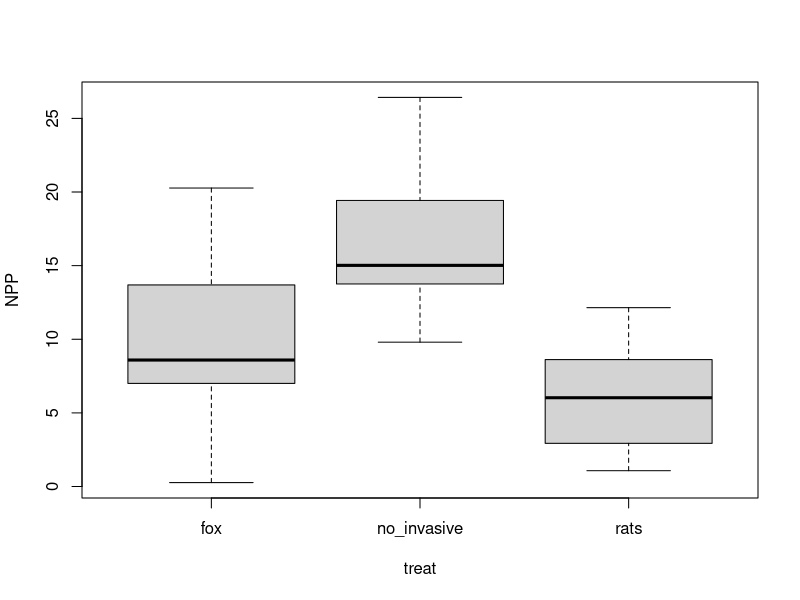
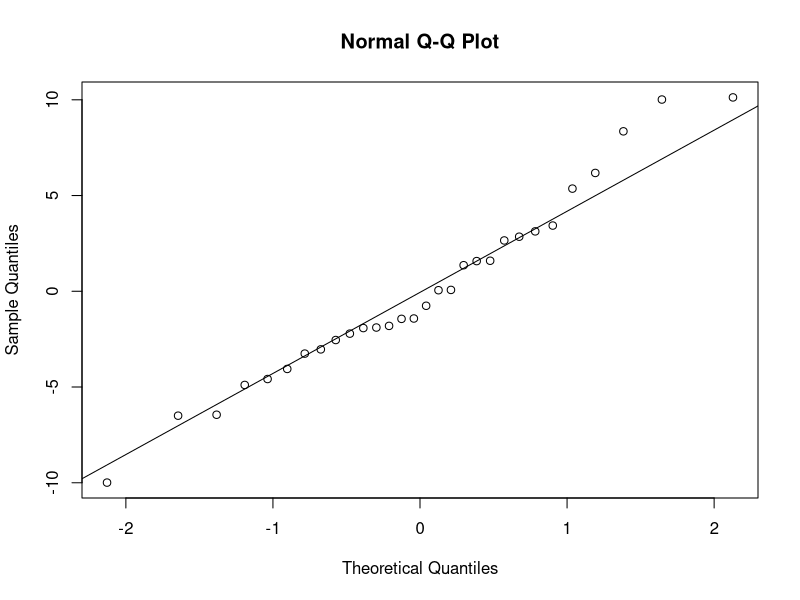
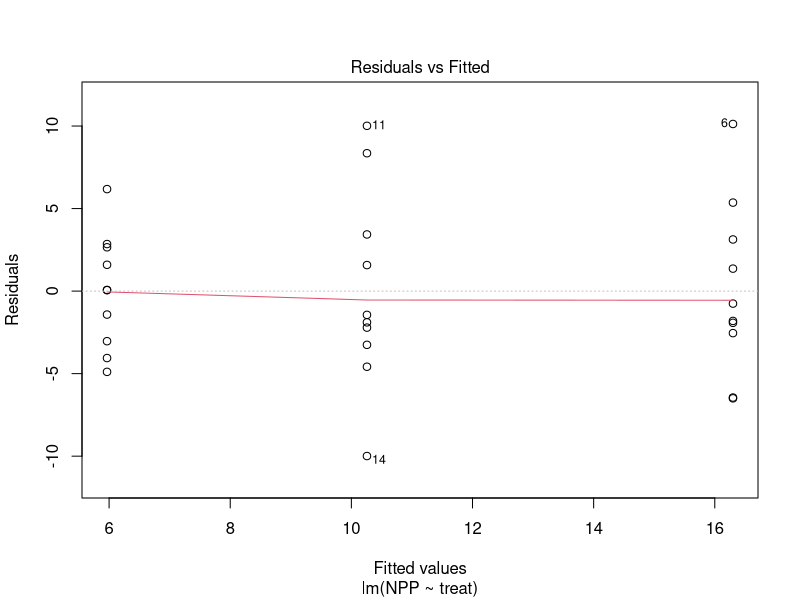
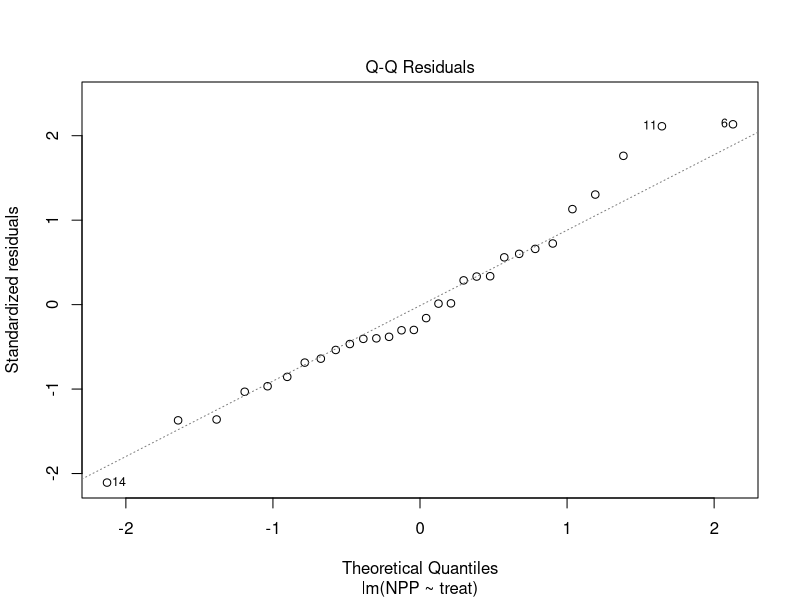
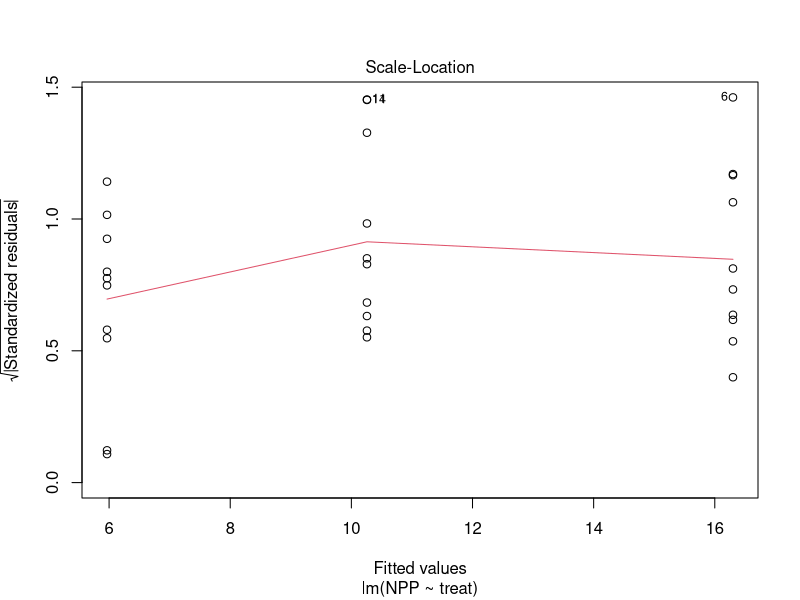
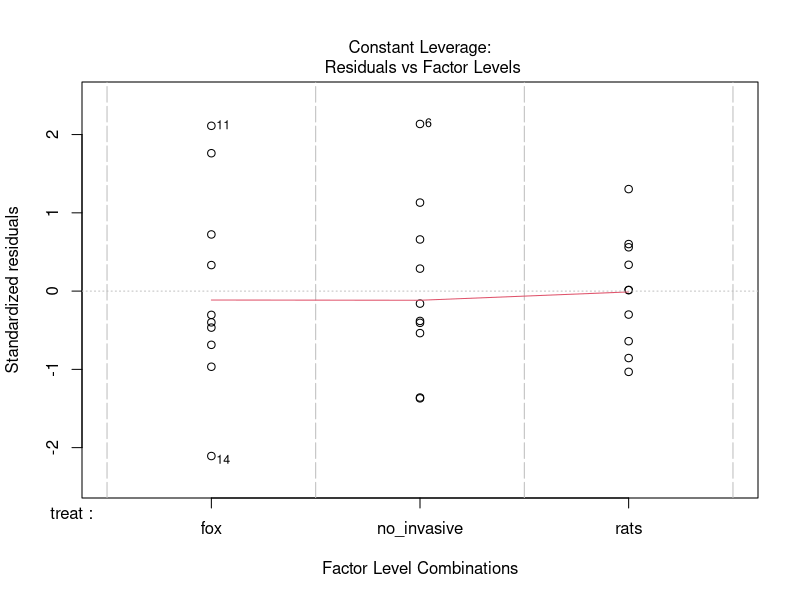
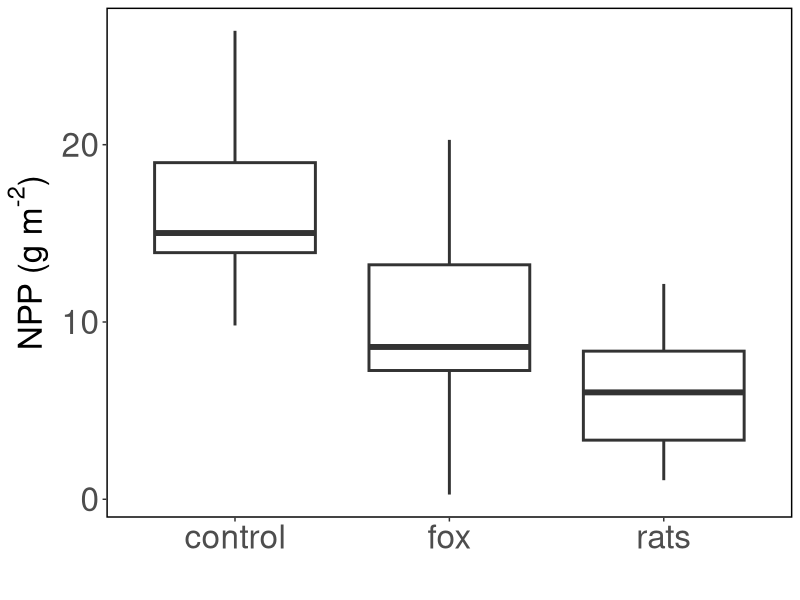

These charts were generated, in order, by the following R code:
### ANOVA & multiple comparisons ###

library(here)
library(tidyverse)

## Load Lect07 data
dat.aov <- read.csv(here("data", "Lect07_data.csv"), header = TRUE)

## basic boxplot
boxplot(NPP ~ treat, data = dat.aov)

## fancier boxplot
# Order the categories manually
dat.aov$trts <- factor(dat.aov$treat, levels = c("no_invasive", "fox", "rats"), labels = c("control", "fox", "rats"))
aov.box <- dat.aov %>% ggplot(aes(x = trts, y = NPP)) +
                       geom_boxplot(size = 1) +
                       ylab(expression("NPP (g"~m^"-2"*")")) +
                       xlab("") +
                       theme_bw() +
                       theme(axis.text = element_text(size = 24),
                             axis.title = element_text(size = 24),
                             panel.grid.major = element_blank(),
                             panel.grid.minor = element_blank(),
                             panel.border = element_rect(colour = "black", fill = NA, size = 1))

ggsave(aov.box, file = "anova_box.pdf", path = here("plots"), width = 10, height = 10, units = "in")

## Check sample sizes and groups
summary(dat.aov)

## Run model
# using aov
mod.aov <- aov(NPP ~ treat, data = dat.aov)
summary(mod.aov)

# using lm
mod.lm <- lm(NPP ~ treat, data = dat.aov)
summary(mod.lm)

## Check assumptions
# Normality
qqnorm(resid(mod.lm))
qqline(resid(mod.lm))

# Variance
plot(mod.lm)

## Post-hoc comparisons
# Tukey's HSD
TukeyHSD(mod.aov, "treat")

# Bonferroni
pairwise.t.test(dat.aov$NPP, dat.aov$treat, p.adjust="bonferroni")
